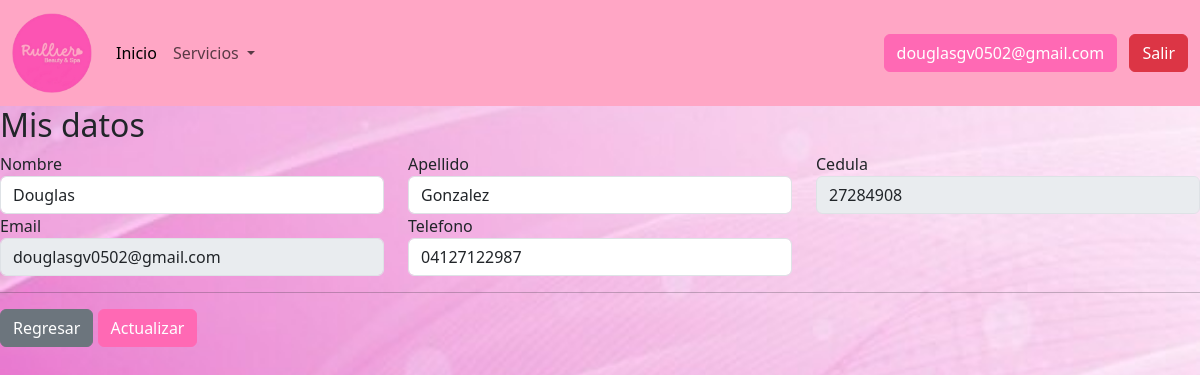
/clientes/perfil/index.php (signed in), run on the app's committed database.
### tables this page shows
CREATE TABLE `usuarios` (
  `id` int(11) NOT NULL,
  `nombre` varchar(25) NOT NULL,
  `apellido` varchar(25) NOT NULL,
  `email` varchar(40) NOT NULL,
  `contrasena` varchar(100) NOT NULL,
  `cedula` int(11) NOT NULL,
  `edad` tinyint(4) DEFAULT NULL,
  `telefono` varchar(25) DEFAULT NULL,
  `rol` varchar(15) NOT NULL,
  `imagen` text DEFAULT NULL,
  `fecha_creacion` timestamp NOT NULL DEFAULT current_timestamp(),
  `fecha_actualizacion` timestamp NOT NULL DEFAULT current_timestamp() ON UPDATE current_timestamp(),
  `trabajo` varchar(45) DEFAULT NULL,
  `activo` tinyint(4) DEFAULT NULL,
  `codigo` int(11) DEFAULT NULL,
  `token` int(11) DEFAULT NULL
);

### clientes/layout/validacion.php (called while the page is built, shortened)
<?php
    if(isset($_SESSION['emailu'])) {
        $email_sesion = $_SESSION['emailu'];
        $sql = "SELECT * FROM usuarios WHERE email = '$email_sesion' ";
        $query = $pdo->prepare($sql);
        $query->execute();
        $usuarios = $query->fetchAll(PDO::FETCH_ASSOC);
        foreach ($usuarios as $usuario) {
            $id_usuario_sesion = $usuario['id'];
        }
    }else{
        echo "no ha pasado por el login";
    }
?>

### clientes/perfil/index.php (the view, shortened to what this page needs)
<?php include '../layout/cabecera.php';?>
<?php include '../layout/nav.php';?>
<?php
    $sql = "SELECT * FROM usuarios WHERE id = '$id_usuario_sesion' ";
    $query = $pdo->prepare($sql);
    $query->execute();
    $usuarios = $query->fetchAll(PDO::FETCH_ASSOC);
    foreach ($usuarios as $usuario) {
        $nombre = $usuario["nombre"];
        $apellido = $usuario["apellido"];
        $cedula = $usuario["cedula"];
        $email = $usuario["email"];
        $telefono = $usuario["telefono"];
    }
?>
<h2>Mis datos</h2>
<form action="../../app/controllers_clientes/perfil/update.php" method="post">
                        <div class="row">
                                    <div class="col-md-4">
                                    <div class="form-group">
                                        <label for="">Nombre</label>
                                        <input value = "<?=$nombre;?>" class="form-control form-control-rosado" type="text" name="nombre" placeholder="Ingresa el nombre" required pattern="^[A-Za-zÑñÁáÉéÍíÓóÚúÜü\s]+$" title="Solo letras" minlength="3" maxlength="40">
                                    </div>
                                    </div>
                                    <div class="col-md-4">
                                    <div class="form-group">
                                        <label for="">Apellido</label>
                                        <input value="<?=$apellido;?>" class="form-control form-control-rosado" type="text" name="apellido" placeholder="Ingresa el apellido" required pattern="^[A-Za-zÑñÁáÉéÍíÓóÚúÜü\s]+$" title="Solo letras" minlength="3" maxlength="40">
                                    </div>
                                    </div>
                                    <div class="col-md-4">
                                    <div class="form-group">
                                        <label for="">Cedula</label>
                                        <input disabled value="<?=$cedula;?>" class="form-control form-control-rosado" type="text" name="cedula" placeholder="Ingresa la cedula" required title="Solo Numeros" pattern="[0-9]*" minlength="7" maxlength="8">
                                    </div>
                                    </div>
                                </div>
                                <div class="row">
                                    <div class="col-md-4">
                                    <div class="form-group">
                                        <label for="">Email</label>
                                        <input disabled value="<?=$email;?>" class="form-control form-control-rosado" type="email" name="email" placeholder="Ingresa el correo electronico" required>
                                    </div>
                                    </div>
                                    <div class="col-md-4">
                                    <div class="form-group">
                                        <label for="">Telefono</label>
                                        <input value ="<?=$telefono;?>" class="form-control form-control-rosado" type="text" name="telefono" placeholder="Ingresa el numero de telefono" minlength="10" maxlength="17">
                                    </div>
                                    </div>
                                    <div class="col-md-4">
                                </div>
                                </div>
                                <hr>
                                <div class="row">
                                    <div class="col-md-12">
                                    <a class="btn btn-secondary w-40" href="index.php">Regresar</a>
                                    <input style="background-color:#FF69B4; border-color:#FF69B4 " type="submit" class="btn btn-success w-40" value="Actualizar">
                                    </div>
                                </div>
                        </form>

### clientes/layout/nav.php (style rules this page uses)
body { background-image: url('fondo.jpg'); background-repeat: no-repeat; background-size: 100% 100%; background-position: center; background-attachment: fixed; }

### data on the page
usuarios: nombre "Douglas", apellido "Gonzalez", cedula "27284908", email "douglasgv0502@gmail.com", telefono "04127122987"

### other printed values
$email_sesion "douglasgv0502@gmail.com"
